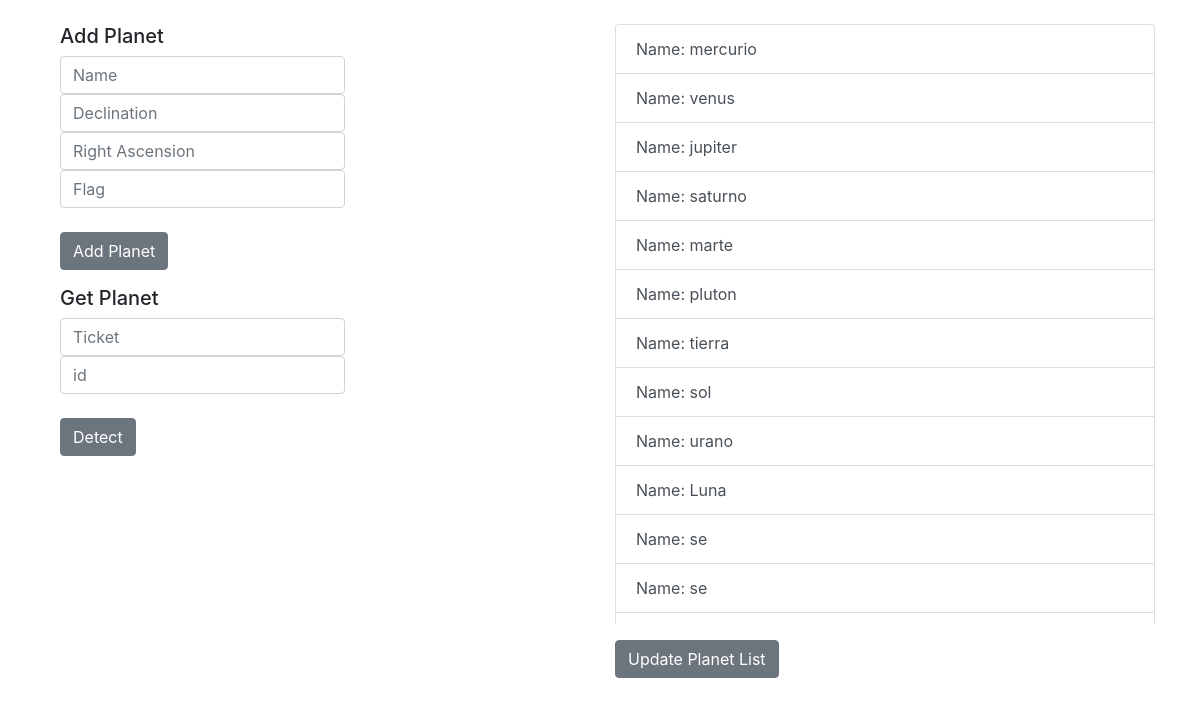
Page / (signed in) on the earlier database version.
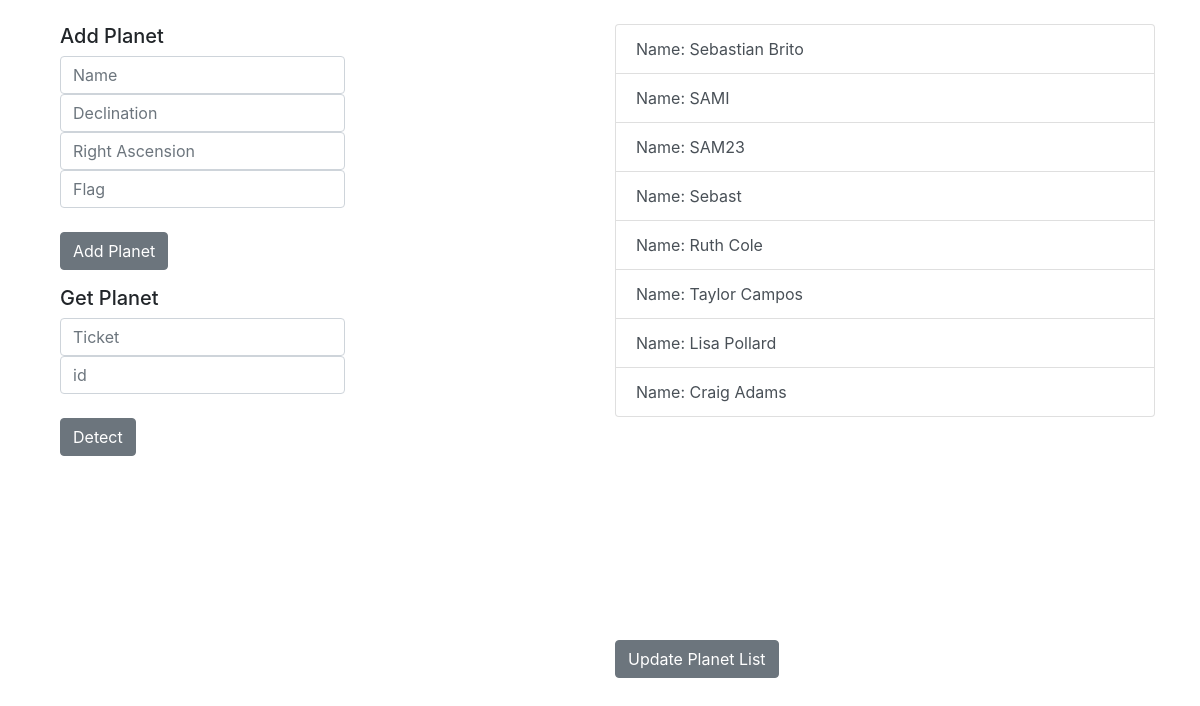
Same page on the later database version.
### planet.py (models this page shows, shortened)
class Planet(db.Model):
    id = db.Column('dateaseId', db.Integer, primary_key=True)
    planetId = db.Column(db.String(100))
    name = db.Column(db.String(100))
    declination = db.Column(db.String(100))
    rightAscension = db.Column(db.String(100))
    location = db.Column(db.String(100))
    flag = db.Column(db.String(100))

### routes.py (the view)
@routes.route('/')
@is_logged_in
def index():
    planets = Planet.query.all()
    if request.method == 'POST':
        planets = Planet.query.all()
        return render_template('index.html', planets=planets)
    return render_template("index.html", planets=planets)

### routes.py (called while the page is built)
def is_logged_in(f):
    @wraps(f)
    def wrap(*args, **kwargs):
        if 'logged_in' in session:
            return f(*args, **kwargs)
        else:
            return redirect(url_for('routes.login'))
    return wrap

### templates/index.html (shortened to what this page needs)
<!DOCTYPE html>
<html lang="en">
<head>
    <link rel="stylesheet" href="/static/css/styles.css">
    <link rel="stylesheet" href="https://maxcdn.bootstrapcdn.com/bootstrap/4.0.0/css/bootstrap.min.css"
>
</head>
<body>
<div class="container">
    <div class="row">
        <div class="col-md-6 mt-4">
            <div class="col-md-7">
                <h5>Add Planet</h5>
                <input id="name" type="text" placeholder="Name" class="form-control">
                <input id="declination" type="text" placeholder="Declination" class="form-control">
                <input id="rightAscension" type="text" placeholder="Right Ascension" class="form-control">
                <input id="flag" type="text" placeholder="Flag" class="form-control">
                <br>
                <button class="btn btn-secondary" id=" submit2" onClick="addPlanet(this.id)">Add Planet</button>
            </div>
            <div class="mt-3 col-md-7">
                <h5>Get Planet </h5>
                <input id="ticket" type="text" placeholder="Ticket" class="form-control">
                <input id="planetId" type="text" placeholder="id" class="form-control">
                <br>
                <button class="btn btn-secondary" id=" submit1" onClick="getPlanet(this.id)">Detect</button>
            </div>
        </div>
        <div class="col-md-6 mt-4">
            <div class="list-group" style="overflow-y: scroll; height:600px;">
                {% for planet in planets %}
                    <a href="/planet_details?name={{ planet.name }}" class="list-group-item list-group-item-action">Name: {{ planet.name }}</a>
                {% endfor %}
            </div>
            <a class="btn btn-secondary mt-3" href="/" role="button">Update Planet List</a>
        </div>
    </div>
</div>
</body>
</html>

Differences in the rows shown:
removed Planet: name "mercurio"
removed Planet: name "marte"
removed Planet: name "pluton"
removed Planet: name "tierra"
removed Planet: name "sol"
removed Planet: name "urano"
removed Planet: name "Luna"
removed Planet: name "se"
removed Planet: name "se"
added Planet: name "Sebastian Brito"
changed Planet: name "venus" → "SAMI"
changed Planet: name "jupiter" → "SAM23"
changed Planet: name "saturno" → "Sebast"
added Planet: name "Ruth Cole"
added Planet: name "Taylor Campos"
added Planet: name "Lisa Pollard"
added Planet: name "Craig Adams"
